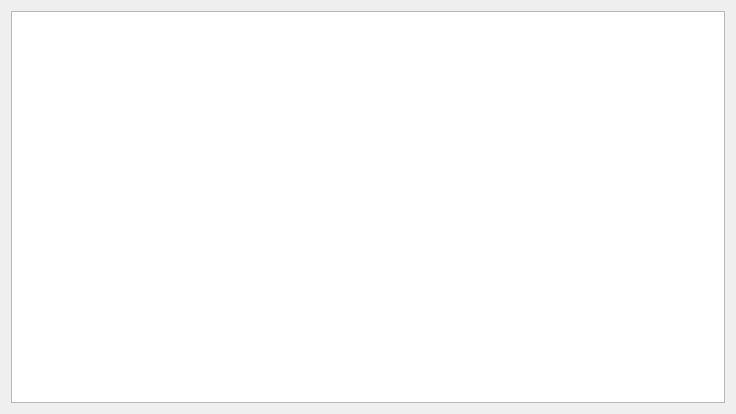
<?xml version="1.0" encoding="UTF-8"?>
<ui version="4.0">
 <class>Scr_Table</class>
 <widget class="QDialog" name="Scr_Table">
  <property name="geometry">
   <rect>
    <x>0</x>
    <y>0</y>
    <width>736</width>
    <height>414</height>
   </rect>
  </property>
  <property name="windowTitle">
   <string>Dialog</string>
  </property>
  <layout class="QGridLayout" name="gridLayout">
   <item row="0" column="0">
    <layout class="QGridLayout" name="gridLayout_2">
     <property name="spacing">
      <number>0</number>
     </property>
     <item row="0" column="0">
      <widget class="QTableWidget" name="tableWidget"/>
     </item>
    </layout>
   </item>
  </layout>
 </widget>
 <resources/>
 <connections/>
</ui>
